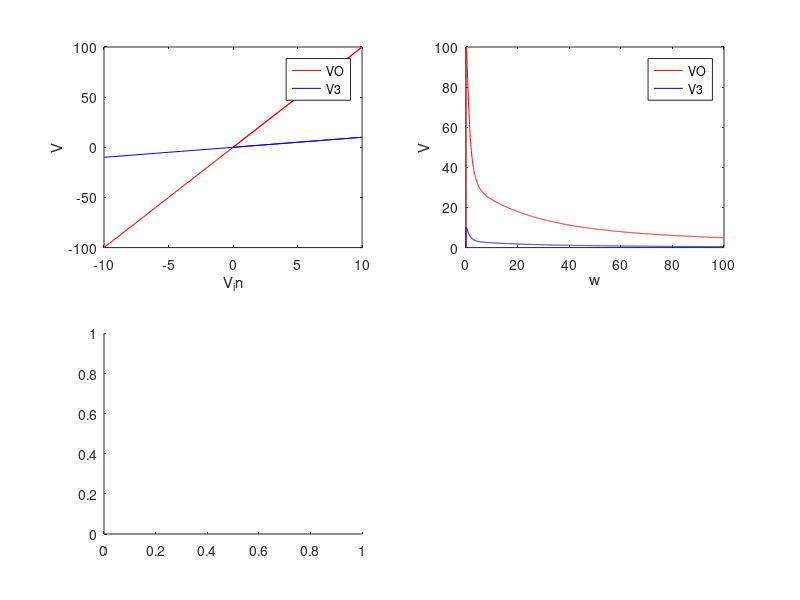

The MATLAB source for this figure: (Note: this script raises an error after producing the figure.)
% Khaled AbouShaban     101042658       PA7

set(0,'DefaultFigureWindowStyle','docked')
close all;
clear all;


R1 = 1;
Cap = 0.25;
R2 = 2;
L = 0.2;
R3 = 10;
alpha = 100;
R4 = 0.1; 
Ro = 1000; 

 C = [0 0 0 0 0 0 0;
     -(Cap) Cap 0 0 0 0 0;
     0 0 -L 0 0 0 0;
     0 0 0 0 0 0 0;
     0 0 0 0 0 0 0;
     0 0 0 0 0 0 0;
     0 0 0 0 0 0 0];
 
 G = [1 0 0 0 0 0 0;
     1/R1 -((1/R1) + (1/L)) 1/L 0 0 0 0;
      0 1 -1 0 0 0 0; 0 0 1/R3 0 0 0 -1;
      0 0 0 1 0 0 -alpha;
      0 0 0 1 0 -alpha 0;
      0 0 0 1/R4 -((1/R4) + (1/Ro)) 0 0];
 
 V1 = zeros(100, 1);
 VO = zeros(100, 1);
 V3 = zeros(100, 1);


Volt = 0;


F = [0; 
    0;
    0;
    0;
    0;
    0; 
    0];

 for Vin = -10:1:10       
    Volt = Volt + 1;
    F(1) = Vin;
    
    V = G\F;
    
    V1(Volt) = Vin;
    
    VO(Volt) = V(5);
    
    V3(Volt) = V(3);
    
 
    
end


figure(1)
subplot(2,2,1);
plot(V1, VO, 'r');
hold on;
plot(V1, V3, 'b');
% xlim([0 100])
% ylim([0 40])
xlabel('V_in')
ylabel('V')
legend ('VO','V3')



F = [10; 
    0;
    0;
    0;
    0;
    0; 
    0];

V3 = zeros(100, 1); 
w = zeros(1000, 1);
g = zeros(1000, 1);

for ACf = linspace(0,100,1000)
    
    Volt = Volt+1;
    
    V_f = (G+1j*ACf*C)\F;
    
    w(Volt) = ACf;
    
    V3(Volt) = norm(V_f(5));
    
    g(Volt) = norm(V_f(5))/10;
    

    
end 
   

subplot(2,2,2);
plot(w, V3, 'r')
hold on;
plot(w, g, 'b' )
% xlim([0 100])
% ylim([0 40])
xlabel('w')
ylabel('V')
legend ('VO','V3')


Cap_Arr = zeros(100,1);

G_Arr = zeros(100,1);

for iter = 1:1000
    
    std = 0.5;
    w = pi; 
    C_G = Cap + std*randn();
    
     C(2, 1) = C_G; 
     
     C(2, 2) = -C_G;
     
     C(3, 3) = L;
     
    V_f2 = (G+1i*w*C)\F;
    
    Cap_Arr(iter) = C_G;
    
    G_Arr(iter) = norm(V_f2(5))/10;
    
end



% Histogram Plots

subplot(2,2,3);
histogram(Cap_Arr,10)
% xlim([0.15 0.35])
% ylim([0 300])
xlabel('C');
ylabel('Number'); 


subplot(2,2,4);
histogram(G_Arr,10)
% xlim([7.5 9.5])
% ylim([0 300])
xlabel('Vo / Vi');
ylabel('Number'); 